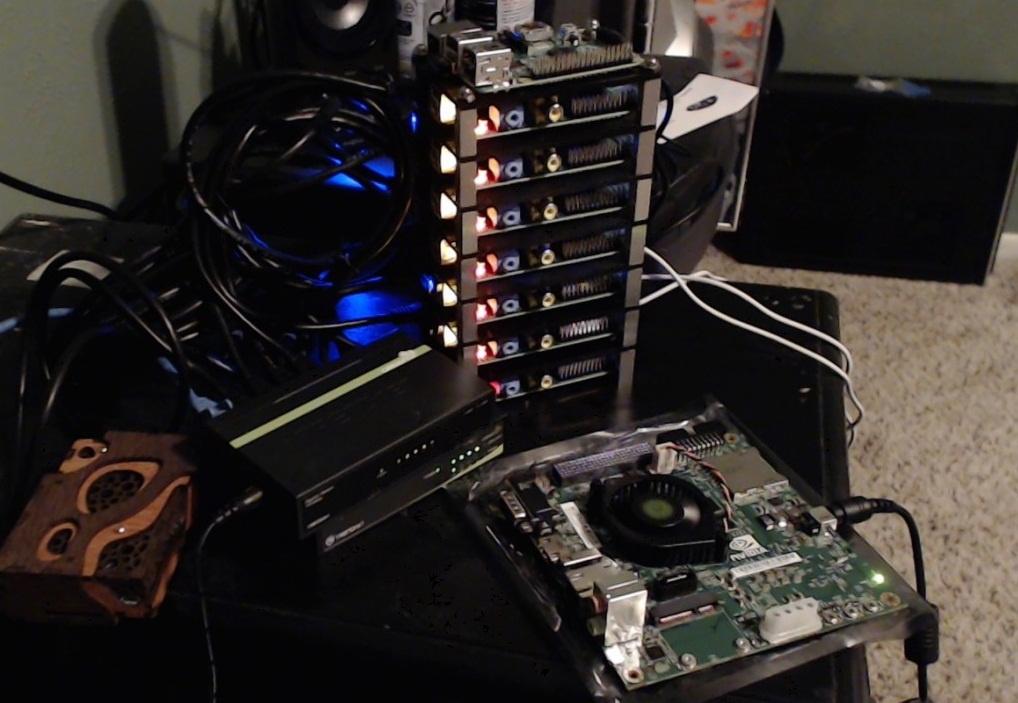
#> input picture original_image.jpg, 1018 x 703 px, given in place of the camera
$ python sketch.py
#> lines starting #> are read from the running program, lines starting #| are printed output that depends on the picture
#> further down, frame is the input picture: shape (703, 1018, 3); mean B, G, R 40.7, 43.2, 48.1
import numpy as numpy
import cv2


'''
    1) Convert to grayscale
    2) Blur using Gaussian filter
    3) Edge Detecting
    4) Thresholding?

'''


def sketch(image):
    img = cv2.cvtColor(image, cv2.COLOR_BGR2GRAY)
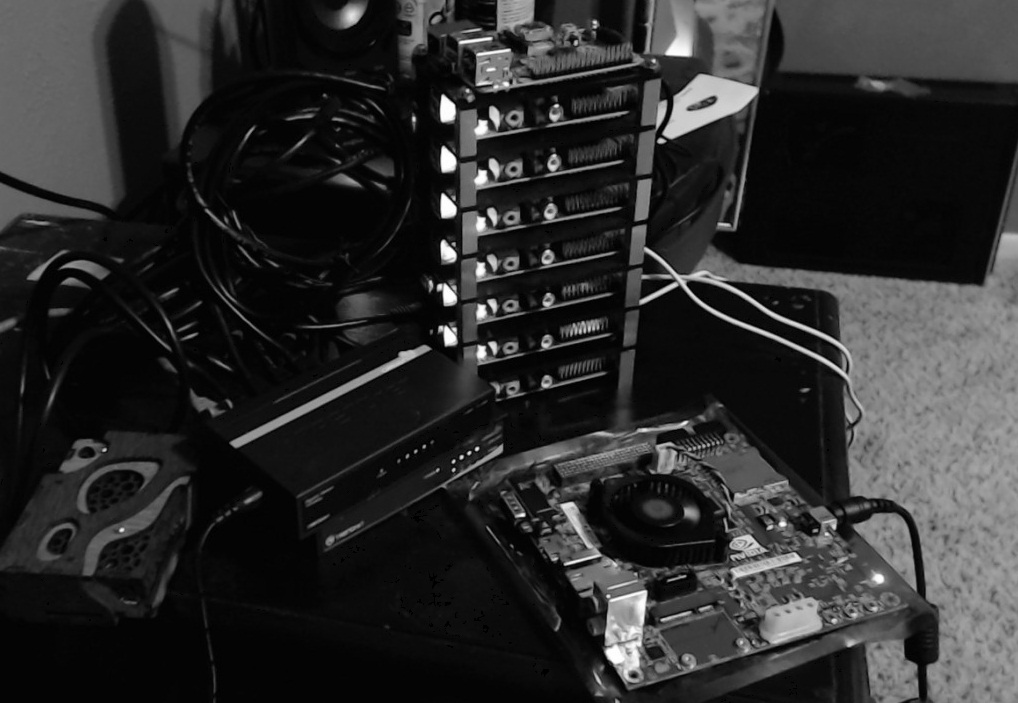
#> img: shape (703, 1018); min 0, max 255, mean 44.4

    img_blur = cv2.GaussianBlur(img, (5, 5), 0)

    edges = cv2.Canny(img_blur,20,80)
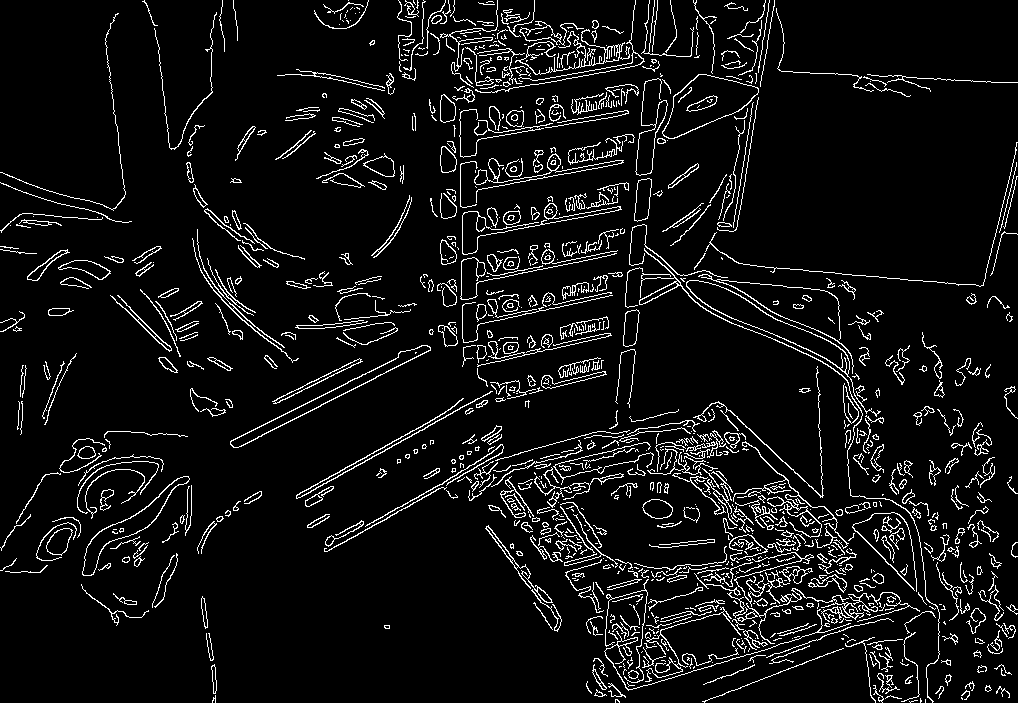
#> edges: shape (703, 1018); 7% white in thin lines or dots
    mask1 = cv2.bitwise_not(edges)
#> mask1: shape (703, 1018); 93% white; black in thin lines or dots
    _,mask2 = cv2.threshold(edges, 100, 255, cv2.THRESH_BINARY_INV)

    return mask1,mask2


cap = cv2.VideoCapture(0)

if cap.isOpened():
    ret = True
    while(ret):
        ret, frame = cap.read()
        img1,img2 = sketch(frame)
        cv2.imshow("Sketch using bitwise not", img1)
        cv2.imshow("Sketch using threshold", img2)
        if cv2.waitKey(1) == 27:
#> (key Esc is pressed here)
            break


cv2.destroyAllWindows()
cap.release()
